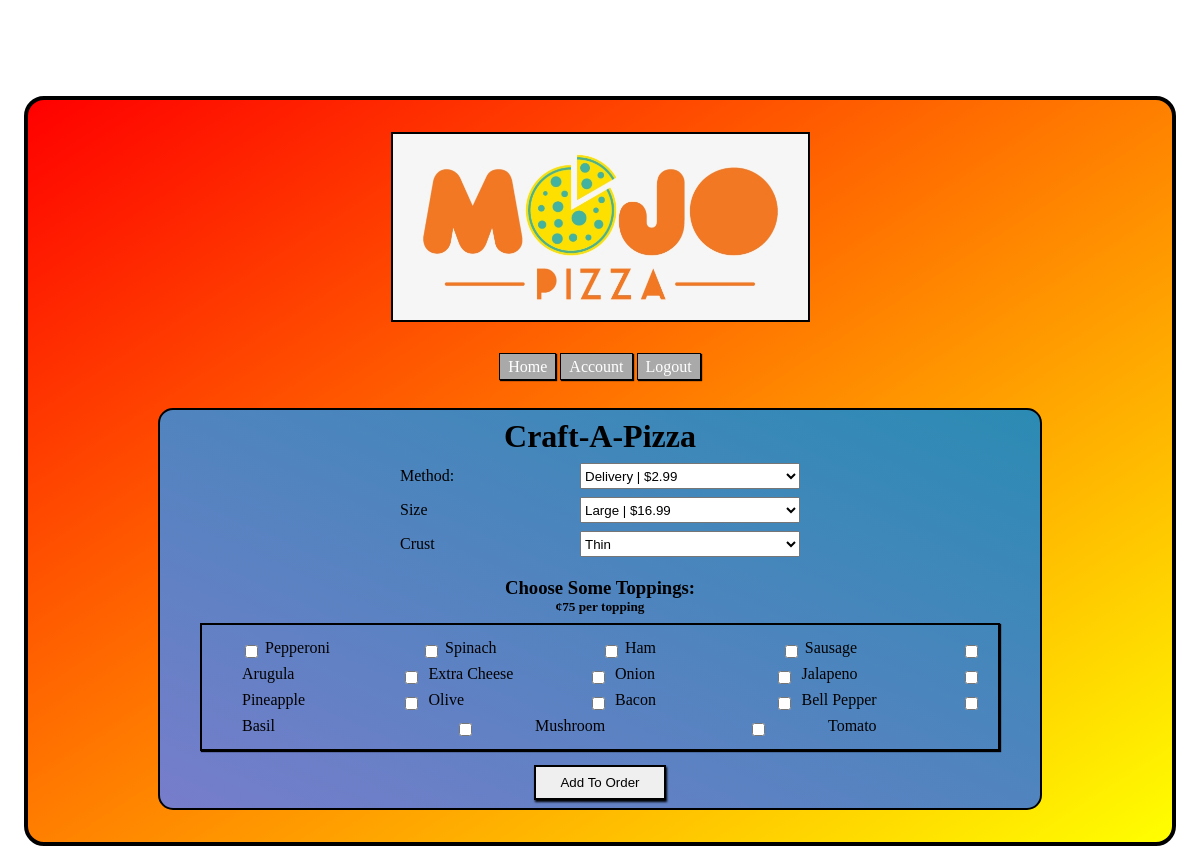
Page /menu (signed in) on the committed database.
### food_app/models.py (models this page shows)
class Topping(models.Model):
    name = models.CharField(max_length=20, blank=True)
    pizzas_topped = models.ManyToManyField(Pizza, related_name="toppings", blank=True)
    created_at = models.DateTimeField(auto_now_add=True)
    updated_at = models.DateTimeField(auto_now=True)

### food_app/views.py (the view)
# urls.py: path('menu', views.menu),
def menu(request):
    if 'user_id' not in request.session:
        return redirect('/')
    this_user = User.objects.get(id = request.session['user_id'])
    context = {
        'user' : this_user,
        'toppings' : Topping.objects.all(),
    }
    return render(request, 'menu.html', context)

### food_app/templates/menu.html (shortened to what this page needs)
<!DOCTYPE html>
<html lang="en">
<head>
    {% load static %}
    <link rel="stylesheet" href="{% static 'menu2.css' %}">
</head>
<body>
    <div id="container">
        <div id="image">
            <img src="{% static 'mojo.png' %}" alt="">
        </div>
        <div id="nav">
            <a href="/menu">Home</a>
            <a href="/user/{{user.id}}">Account</a>
            <a href="/logout">Logout</a>
        </div>
        <div id="menu">
            <h1>Craft-A-Pizza</h1>
            <form action="/create_pizza" method="POST">
                <div class="line">
                    <label for="">Method:</label>
                    <select name="method" id="method">
                        <option value="Delivery">Delivery | $2.99</option>
                    </select>
                </div>
                <div class="line">
                    <label for="">Size</label>
                    <select name="size" id="size">
                        <option value="Large">Large | $16.99</option>
                    </select>
                </div>
                <div class="line">
                    <label for="">Crust</label>
                    <select name="crust" id="crust">
                        <option name="Thin" value="Thin">Thin</option>
                    </select>
                </div>
                <h3>Choose Some Toppings:</h3>
                <h5>&#162;75 per topping</h5>
                <div class="column">
                    {% for topping in toppings %}
                    <input type="checkbox" name="topping" value="{{ topping.id }}">
                    <label for="topping">{{ topping.name }}</label>
                    {% endfor %}
                </div>
                <button type="submit">Add To Order</button>
            </form>
        </div>
    </div>
</body>
</html>

### food_app/static/menu2.css (style rules this page uses)
* { padding: 0; margin: 0; }
#container { display: flex; flex-direction: column; align-items: center; justify-content: center; width: 90%; margin: 6em auto 0px auto; height: 80%; background-image: linear-gradient(to bottom right, red, yellow); padding: 2em; border: 4px solid black; border-radius: 20px; }
form { display: flex; flex-direction: column; align-items: center; flex-wrap: wrap; padding: 0 2em 0 2em; }
img { width: 415px; border: 2px black solid; }
body { background-color: transparent; }
.line { width: 400px; display: flex; justify-content: space-between; flex-wrap: wrap; margin-top: .5em; }
#menu { display: flex; flex-direction: column; width: 80%; padding: .5em; border: 2px solid black; border-radius: 15px; background-image: linear-gradient(to bottom left, #2b8bb3, #777dcb); align-items: center; }
#nav { margin: 2em 0 2em 0; }
input { margin-left: .25em; margin-top: 7px; }
label { width: 150px; margin: .25em 0 .25em 0; }
.column { display: flex; justify-content: space-between; flex-wrap: wrap; border: 2px solid black; box-shadow: 1px 1px 1px black; padding: 10px 20px 10px 40px; margin-top: 8px; margin-bottom: 14px; }
select { width: 220px; }
h3 { margin-top: 20px; }
button { padding: 8px 24px 8px 24px; border: 2px solid black; box-shadow: 1px 2px 2px black; }
a { border: 1px solid black; box-shadow: 1px 1px 1px black; color: white; text-decoration: none; padding: .25em .5em .25em .5em; background-color: darkgrey; }

### rows in the picture
Topping: name "Pepperoni"
Topping: name "Spinach"
Topping: name "Ham"
Topping: name "Sausage"
Topping: name "Arugula"
Topping: name "Extra Cheese"
Topping: name "Onion"
Topping: name "Jalapeno"
Topping: name "Pineapple"
Topping: name "Olive"
Topping: name "Bacon"
Topping: name "Bell Pepper"
Topping: name "Basil"
Topping: name "Mushroom"
Topping: name "Tomato"
